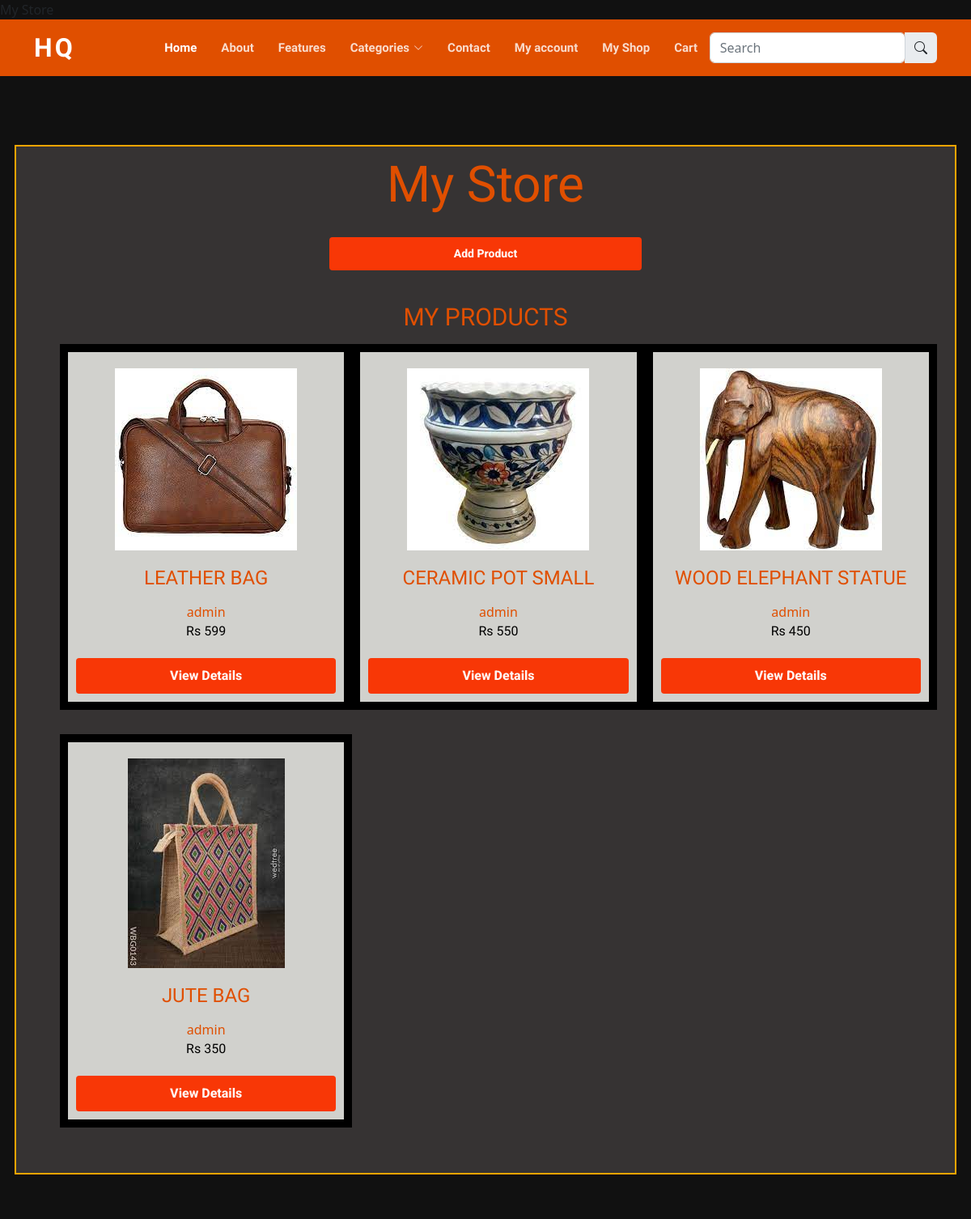
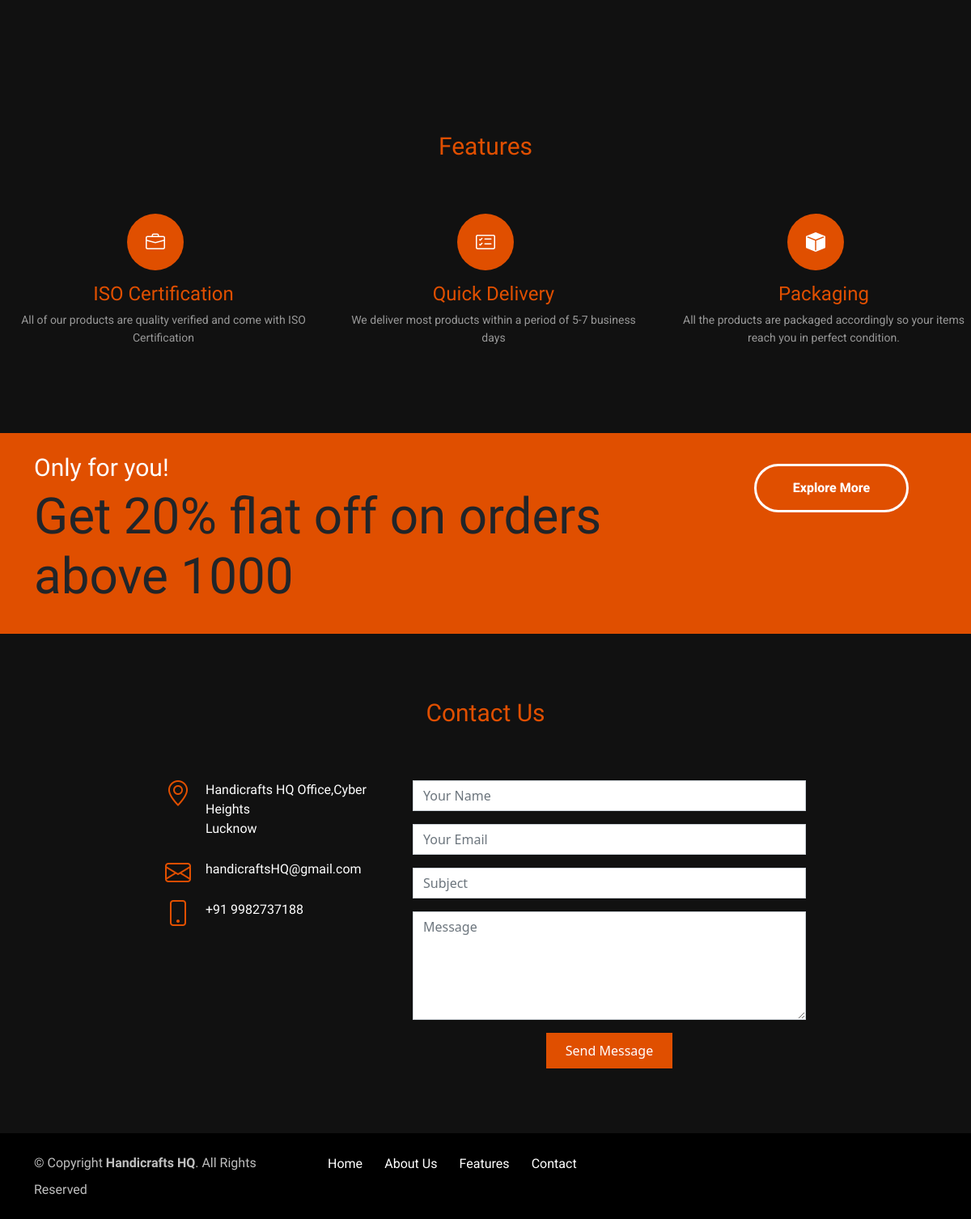
/my-store/ (signed in), run on the app's committed database (2 pictures, top to bottom).
### product/models.py (models this page shows, shortened)
class Product(models.Model):
    user = models.ForeignKey(User, related_name='products', on_delete=models.CASCADE)
    category = models.ForeignKey(Category, related_name='products', on_delete=models.CASCADE)
    title = models.CharField(max_length=50)
    slug = models.SlugField(max_length=50)
    description = models.TextField(blank=True)
    price = models.IntegerField()
    image=models.ImageField(upload_to='uploads/product_images/',blank=True,null=True);
    created_at = models.DateTimeField(auto_now_add=True)
    updated_at = models.DateTimeField(auto_now=True)
    class Meta:
        ordering=('-created_at',)

### userprofile/views.py (the view)
# urls.py: path('my-store/',views.my_store,name='my_store'),
@login_required
def my_store(request):
    return render(request, 'userprofile/my_store.html')

### userprofile/templates/userprofile/my_store.html (shortened to what this page needs)
{% extends 'core/base.html' %}
{% block content %}
<div style="margin: 0 auto; width: fit-content; text-align:centre; background-color: rgba(56, 53, 53, 0.971); border: 2px solid orange; padding: 10px;">
<div class="container" style="margin: 0 auto; width: fit-content; text-align:centre;">
    <div class="row justify-content-center">
      <div class="col-12 text-center">
        <h1>My Store</h1>
      </div>
      <div class="col-12 text-center">
        <a class="btn btn-primary btn-sm" href="{% url 'add_product' %}" role="button">Add Product</a>
      </div>
    </div>
  </div>
  <div class="container" style="margin-top: 40px;">
    <div class="row justify-content-center">
      <div class="col-12 text-center">
        <h2>My Products</h2>
        {% if request.user.products.all %}
        <div class="product-container">
            <ul class="product-list flex" style="display: flex; flex-wrap: wrap; list-style: none;">
                {% for product in request.user.products.all %}
                <li class="product-item w-1/3" style="width: 33.33%; padding: 10px; box-sizing: border-box;">
                  <div class="product-wrapper" style="display: flex; flex-direction: column; justify-content: space-between; height: 100%;">
                    {% if product.image %}
                    <div class="image" style="flex: 1 0 auto; display: flex; align-items: center; justify-content: center;">
                      <img src="{{ product.image.url }}" alt="" style="max-width: 100%; max-height: 100%; object-fit: contain;">
                    </div>
                    {% endif %}
                    <div class="product-info" style="margin-top: 10px;">
                      <h2>{{ product.title }}</h2>
                      <a href="{% url 'vendor_detail' product.user.id %}">{% firstof product.user.get_full_name product.user.username %}</a>
                      <p style="color: black;">Rs {{ product.price }}</p>
                      <a class="btn btn-primary" href="{% url 'product_detail' product.slug %}" role="button">View Details</a>
                    </div>
                  </div>
                </li>
                {% endfor %}
              </ul>
          </div>
        {%else%}
        <p> Hey there..You don't have any products yet!</p>
        {% endif %}
      </div>
    </div>
</div>
</div>
{% endblock %}

### core/static/css/style.css (style rules this page uses)
h1, h2, h3, h4, h5, h6 { font-family: "Raleway", Helvetica, Arial, sans-serif; }
p { line-height: 1.55; color: #333; font-size: 400; font-family: "Raleway", Helvetica, Arial, sans-serif; }
h1 { font-size: 62px; }
h2 { font-size: 30px; margin-bottom: 65px; }
a { transition: 0.5s; text-decoration: none; color: #E04F00; }
.btn { background-color: #E04F00; font-family: "Roboto", Helvetica, Arial, sans-serif; font-weight: 800; color: #fff; padding: 15px 45px; border-radius: 50px; }
.flex { display: flex ; }
.welcome h2 { text-transform: uppercase; margin-bottom: 15px; }
.welcome p { color: white; margin-bottom: 45px; }
.product-item { width: 30%; margin-bottom: 30px; padding: 20px; background-color: #d1d1cd; border: 10px solid #000000; }
.product-info { text-align: center; }
.product-info h2 { margin-top: 0; font-size: 1.5rem; }
.product-info p { margin-bottom: 10px; }
.btn-primary { display: block; width: 100%; margin-top: 20px; background-color: #f83706; color: #fffffff3; border: none; border-radius: 4px; padding: 10px 20px; text-align: center; text-decoration: none; }
.image { max-width: 500px;; max-height: 500px; padding:10px; border-radius: 20px; }
.main { background-color: #111; }

### core/static/css/prostyle.css (style rules this page uses)
.image { max-height: 50%; max-width: 50%; border-radius: 5%; }
.container { display: flex; width: 80%; }

### data on the page
Product: image (picture), title "LEATHER BAG", user.username "admin", price "599"
Product: image (picture), title "CERAMIC POT SMALL", user.username "admin", price "550"
Product: image (picture), title "WOOD ELEPHANT STATUE", user.username "admin", price "450"
Product: image (picture), title "JUTE BAG", user.username "admin", price "350"
